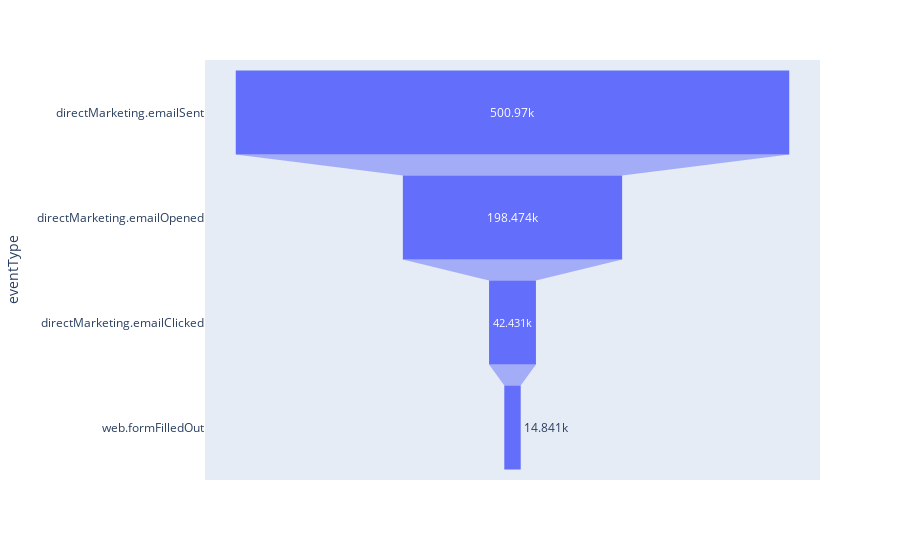

Source (notebook cell):
### Markdown cell above
Here, we launch a query to get number of users in each phase

### Code cell
import plotly.express as px

email_funnel_events = ["directMarketing.emailSent", "directMarketing.emailOpened", "directMarketing.emailClicked", "web.formFilledOut"]
email_funnel_df = funnel_df[funnel_df["eventType"].isin(email_funnel_events)]

fig = px.funnel(email_funnel_df, y='eventType', x='distinctUsers')
fig.show()

### Figure 1 — Plotly figure (JSON) as saved in the notebook; plotly's stock layout.template omitted (floating-point values rounded to 4 significant figures)
{"data": [{"hovertemplate": "distinctUsers=%{x}<br>eventType=%{y}<extra></extra>", "legendgroup": "", "marker": {"color": "#636efa"}, "name": "", "orientation": "h", "showlegend": false, "type": "funnel", "x": [500970, 198474, 42431, 14841], "xaxis": "x", "y": ["directMarketing.emailSent", "directMarketing.emailOpened", "directMarketing.emailClicked", "web.formFilledOut"], "yaxis": "y"}], "layout": {"legend": {"tracegroupgap": 0}, "margin": {"t": 60}, "xaxis": {"anchor": "y", "domain": [0, 1], "title": {"text": "distinctUsers"}}, "yaxis": {"anchor": "x", "domain": [0, 1], "title": {"text": "eventType"}}}}
